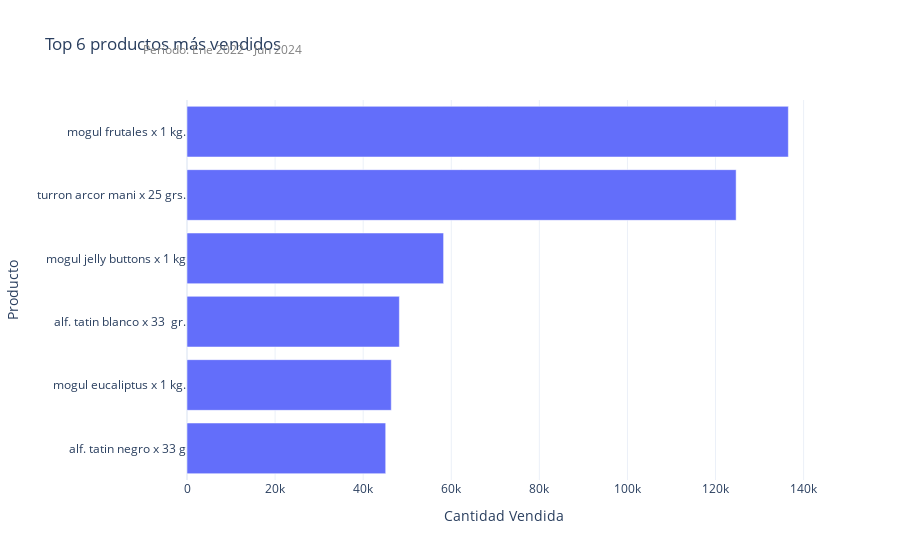

The cell this chart's notebook holds for it:
### Code cell
# Graficar los top 6 productos más vendidos
fig = px.bar(
    top_productos_canti,
    x='ventas',
    y='producto',
    orientation='h',
    title='Top 6 productos más vendidos',
    labels={'ventas': 'Cantidad Vendida', 'producto': 'Producto'}
)

fig.update_layout(
    yaxis=dict(categoryorder='total ascending'),
    template='plotly_white',
    annotations=[
        dict(
            text="Período: Ene 2022 - Jun 2024",
            xref="paper", yref="paper",
            x=-0.073, y=1.16,
            showarrow=False,
            font=dict(size=12, color="gray")
        )
    ]
)

fig.show()

### Figure 1 — Plotly figure (JSON) as saved in the notebook; plotly's stock layout.template omitted (floating-point values rounded to 4 significant figures)
{"data": [{"hovertemplate": "Cantidad Vendida=%{x}<br>Producto=%{y}<extra></extra>", "legendgroup": "", "marker": {"color": "#636efa", "pattern": {"shape": ""}}, "name": "", "orientation": "h", "showlegend": false, "textposition": "auto", "type": "bar", "x": [136500.0, 124700.0, 58260.0, 48220.0, 46380.0, 45110.0], "xaxis": "x", "y": ["mogul frutales x 1 kg.", "turron arcor mani x 25 grs.", "mogul jelly buttons x 1 kg", "alf. tatin blanco x 33  gr.", "mogul eucaliptus x 1 kg.", "alf. tatin negro x 33 g"], "yaxis": "y"}], "layout": {"annotations": [{"font": {"color": "gray", "size": 12}, "showarrow": false, "text": "Período: Ene 2022 - Jun 2024", "x": -0.073, "xref": "paper", "y": 1.16, "yref": "paper"}], "barmode": "relative", "legend": {"tracegroupgap": 0}, "title": {"text": "Top 6 productos más vendidos"}, "xaxis": {"anchor": "y", "domain": [0, 1], "title": {"text": "Cantidad Vendida"}}, "yaxis": {"anchor": "x", "categoryorder": "total ascending", "domain": [0, 1], "title": {"text": "Producto"}}}}
